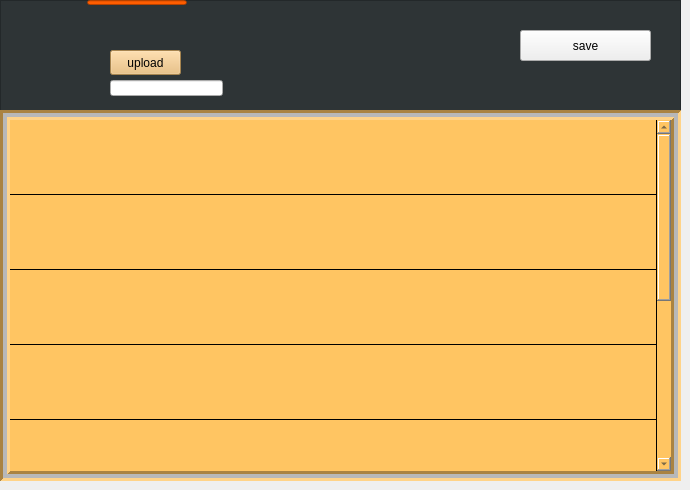
   <widget class="QWidget" name="edit_profile">
    <attribute name="title">
     <string>edit profile</string>
    </attribute>
    <widget class="QColumnView" name="columnView_3">
     <property name="geometry">
      <rect>
       <x>0</x>
       <y>0</y>
       <width>681</width>
       <height>481</height>
      </rect>
     </property>
     <property name="styleSheet">
      <string notr="true">background-color: rgb(46, 52, 54);</string>
     </property>
    </widget>
    <widget class="QLineEdit" name="lineEdit_3">
     <property name="geometry">
      <rect>
       <x>87</x>
       <y>0</y>
       <width>100</width>
       <height>5</height>
      </rect>
     </property>
     <property name="styleSheet">
      <string notr="true">background-color: rgb(255, 93, 0);</string>
     </property>
    </widget>
    <widget class="QPushButton" name="upload">
     <property name="geometry">
      <rect>
       <x>110</x>
       <y>50</y>
       <width>71</width>
       <height>25</height>
      </rect>
     </property>
     <property name="styleSheet">
      <string notr="true">background-color: rgb(233, 185, 110);</string>
     </property>
     <property name="text">
      <string>upload</string>
     </property>
    </widget>
    <widget class="QLabel" name="placeholder2">
     <property name="geometry">
      <rect>
       <x>10</x>
       <y>10</y>
       <width>91</width>
       <height>91</height>
      </rect>
     </property>
     <property name="text">
      <string/>
     </property>
     <property name="pixmap">
      <pixmap>../images/placeholder.png</pixmap>
     </property>
     <property name="scaledContents">
      <bool>true</bool>
     </property>
    </widget>
    <widget class="QColumnView" name="columnView_4">
     <property name="geometry">
      <rect>
       <x>0</x>
       <y>110</y>
       <width>681</width>
       <height>371</height>
      </rect>
     </property>
     <property name="styleSheet">
      <string notr="true">background-color: rgb(255, 130, 59);
</string>
     </property>
    </widget>
    <widget class="QTableWidget" name="editprofile">
     <property name="enabled">
      <bool>true</bool>
     </property>
     <property name="geometry">
      <rect>
       <x>0</x>
       <y>110</y>
       <width>681</width>
       <height>371</height>
      </rect>
     </property>
     <property name="sizePolicy">
      <sizepolicy hsizetype="Fixed" vsizetype="Fixed">
       <horstretch>0</horstretch>
       <verstretch>0</verstretch>
      </sizepolicy>
     </property>
     <property name="styleSheet">
      <string notr="true">background-color: rgb(255, 197, 98);
color: rgb(46, 52, 54);
gridline-color: rgb(0, 0, 0);
;
selection-color: rgb(255, 130, 59);</string>
     </property>
     <property name="frameShape">
      <enum>QFrame::Box</enum>
     </property>
     <property name="lineWidth">
      <number>3</number>
     </property>
     <property name="midLineWidth">
      <number>4</number>
     </property>
     <property name="verticalScrollBarPolicy">
      <enum>Qt::ScrollBarAlwaysOn</enum>
     </property>
     <property name="horizontalScrollBarPolicy">
      <enum>Qt::ScrollBarAsNeeded</enum>
     </property>
     <property name="sizeAdjustPolicy">
      <enum>QAbstractScrollArea::AdjustToContents</enum>
     </property>
     <property name="autoScroll">
      <bool>false</bool>
     </property>
     <property name="autoScrollMargin">
      <number>9</number>
     </property>
     <property name="tabKeyNavigation">
      <bool>true</bool>
     </property>
     <property name="showDropIndicator" stdset="0">
      <bool>true</bool>
     </property>
     <property name="dragEnabled">
      <bool>true</bool>
     </property>
     <property name="dragDropOverwriteMode">
      <bool>true</bool>
     </property>
     <property name="dragDropMode">
      <enum>QAbstractItemView::DragDrop</enum>
     </property>
     <property name="alternatingRowColors">
      <bool>false</bool>
     </property>
     <property name="selectionMode">
      <enum>QAbstractItemView::SingleSelection</enum>
     </property>
     <property name="selectionBehavior">
      <enum>QAbstractItemView::SelectRows</enum>
     </property>
     <property name="textElideMode">
      <enum>Qt::ElideMiddle</enum>
     </property>
     <property name="verticalScrollMode">
      <enum>QAbstractItemView::ScrollPerPixel</enum>
     </property>
     <property name="horizontalScrollMode">
      <enum>QAbstractItemView::ScrollPerPixel</enum>
     </property>
     <property name="showGrid">
      <bool>true</bool>
     </property>
     <property name="sortingEnabled">
      <bool>false</bool>
     </property>
     <property name="wordWrap">
      <bool>true</bool>
     </property>
     <property name="cornerButtonEnabled">
      <bool>false</bool>
     </property>
     <property name="rowCount">
      <number>9</number>
     </property>
     <property name="columnCount">
      <number>1</number>
     </property>
     <attribute name="horizontalHeaderVisible">
      <bool>false</bool>
     </attribute>
     <attribute name="horizontalHeaderCascadingSectionResizes">
      <bool>true</bool>
     </attribute>
     <attribute name="horizontalHeaderMinimumSectionSize">
      <number>100</number>
     </attribute>
     <attribute name="horizontalHeaderHighlightSections">
      <bool>false</bool>
     </attribute>
     <attribute name="horizontalHeaderShowSortIndicator" stdset="0">
      <bool>true</bool>
     </attribute>
     <attribute name="horizontalHeaderStretchLastSection">
      <bool>true</bool>
     </attribute>
     <attribute name="verticalHeaderVisible">
      <bool>false</bool>
     </attribute>
     <attribute name="verticalHeaderCascadingSectionResizes">
      <bool>true</bool>
     </attribute>
     <attribute name="verticalHeaderMinimumSectionSize">
      <number>15</number>
     </attribute>
     <attribute name="verticalHeaderDefaultSectionSize">
      <number>75</number>
     </attribute>
     <attribute name="verticalHeaderHighlightSections">
      <bool>true</bool>
     </attribute>
     <attribute name="verticalHeaderShowSortIndicator" stdset="0">
      <bool>true</bool>
     </attribute>
     <attribute name="verticalHeaderStretchLastSection">
      <bool>true</bool>
     </attribute>
     <row>
      <property name="text">
       <string>ID</string>
      </property>
      <property name="toolTip">
       <string notr="true"/>
      </property>
      <property name="whatsThis">
       <string notr="true"/>
      </property>
      <property name="font">
       <font>
        <pointsize>17</pointsize>
        <weight>75</weight>
        <bold>true</bold>
       </font>
      </property>
     </row>
     <row>
      <property name="text">
       <string notr="true">FULL NAME</string>
      </property>
      <property name="toolTip">
       <string notr="true"/>
      </property>
      <property name="whatsThis">
       <string notr="true"/>
      </property>
      <property name="font">
       <font>
        <pointsize>15</pointsize>
        <weight>75</weight>
        <bold>true</bold>
        <stylestrategy>NoAntialias</stylestrategy>
        <kerning>true</kerning>
       </font>
      </property>
     </row>
     <row>
      <property name="text">
       <string>DEPARTMENT</string>
      </property>
      <property name="font">
       <font>
        <pointsize>15</pointsize>
        <weight>75</weight>
        <bold>true</bold>
       </font>
      </property>
     </row>
     <row>
      <property name="text">
       <string>DESIGNATION</string>
      </property>
      <property name="font">
       <font>
        <pointsize>15</pointsize>
        <weight>75</weight>
        <bold>true</bold>
       </font>
      </property>
     </row>
     <row>
      <property name="text">
       <string>EMAIL</string>
      </property>
      <property name="font">
       <font>
        <pointsize>15</pointsize>
        <weight>75</weight>
        <bold>true</bold>
       </font>
      </property>
     </row>
     <row>
      <property name="text">
       <string>ADDRESS</string>
      </property>
      <property name="font">
       <font>
        <pointsize>15</pointsize>
        <weight>75</weight>
        <bold>true</bold>
       </font>
      </property>
     </row>
     <row>
      <property name="text">
       <string>PHONE</string>
      </property>
      <property name="font">
       <font>
        <pointsize>15</pointsize>
        <weight>75</weight>
        <bold>true</bold>
       </font>
      </property>
     </row>
     <row>
      <property name="text">
       <string>WAGE</string>
      </property>
      <property name="font">
       <font>
        <pointsize>15</pointsize>
        <weight>75</weight>
        <bold>true</bold>
       </font>
      </property>
     </row>
     <row>
      <property name="text">
       <string>TASK</string>
      </property>
      <property name="font">
       <font>
        <pointsize>15</pointsize>
        <weight>75</weight>
        <bold>true</bold>
       </font>
      </property>
     </row>
     <column>
      <property name="text">
       <string/>
      </property>
     </column>
     <item row="0" column="0">
      <property name="text">
       <string/>
      </property>
      <property name="font">
       <font>
        <pointsize>17</pointsize>
       </font>
      </property>
      <property name="flags">
       <set>ItemIsSelectable</set>
      </property>
     </item>
     <item row="1" column="0">
      <property name="text">
       <string notr="true"/>
      </property>
      <property name="font">
       <font>
        <pointsize>17</pointsize>
       </font>
      </property>
      <property name="flags">
       <set>ItemIsSelectable|ItemIsEditable</set>
      </property>
     </item>
     <item row="3" column="0">
      <property name="text">
       <string/>
      </property>
      <property name="font">
       <font>
        <pointsize>17</pointsize>
       </font>
      </property>
      <property name="flags">
       <set>ItemIsSelectable|ItemIsEditable|ItemIsDropEnabled</set>
      </property>
     </item>
     <item row="4" column="0">
      <property name="text">
       <string/>
      </property>
      <property name="font">
       <font>
        <pointsize>17</pointsize>
       </font>
      </property>
      <property name="flags">
       <set>ItemIsSelectable|ItemIsEditable</set>
      </property>
     </item>
     <item row="5" column="0">
      <property name="text">
       <string/>
      </property>
      <property name="font">
       <font>
        <pointsize>17</pointsize>
       </font>
      </property>
      <property name="flags">
       <set>ItemIsSelectable|ItemIsEditable</set>
      </property>
     </item>
     <item row="6" column="0">
      <property name="text">
       <string/>
      </property>
      <property name="font">
       <font>
        <pointsize>17</pointsize>
       </font>
      </property>
      <property name="flags">
       <set>ItemIsSelectable|ItemIsEditable</set>
      </property>
     </item>
    </widget>
    <widget class="QPushButton" name="saveinfo">
     <property name="geometry">
      <rect>
       <x>520</x>
       <y>30</y>
       <width>131</width>
       <height>31</height>
      </rect>
     </property>
     <property name="text">
      <string>save</string>
     </property>
    </widget>
    <widget class="QLineEdit" name="filename">
     <property name="geometry">
      <rect>
       <x>110</x>
       <y>80</y>
       <width>113</width>
       <height>16</height>
      </rect>
     </property>
    </widget>
    <widget class="QLabel" name="save">
     <property name="geometry">
      <rect>
       <x>530</x>
       <y>2</y>
       <width>101</width>
       <height>20</height>
      </rect>
     </property>
     <property name="styleSheet">
      <string notr="true">background-color: rgb(46, 52, 54);
color: rgb(78, 154, 6);</string>
     </property>
     <property name="text">
      <string/>
     </property>
    </widget>
   </widget>
